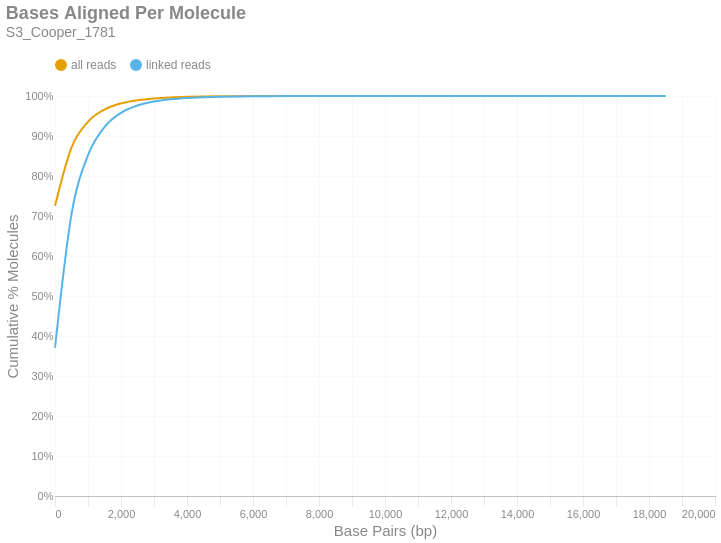

Notebook cell for this chart:
### Markdown cell above
### Bases Aligned Per Molecule
This is a cumulative frequency distribution showing the number of base pairs aligned per unique molecule. These data are shown in 500 bp bins. There are two distributions: one with `all reads` (yellow) and another with only `linked reads` (blue). The percent of molecules in the `linked reads` distribution is relative to the total number of linked molecules.

### Code cell
if SKIPLR:
    print_html(f"Skipped")
else:
    binned_df = consolidated_hist(valids['aligned_bp'], mask, 500, True)
    with SafeRender(binned_df):
        (
            density_plot(binned_df, 'Bases Aligned Per Molecule', samplename, 'basesper')
            .encode(
                x=alt.X('bin:Q', title="Base Pairs (bp)").axis(tickMinStep=500).scale(padding=0),
                y=alt.Y('value:Q', title='Cumulative % Molecules')
                    .axis(format='%')
                    .scale(domain = [0,1])
                    .stack(False),
                color=alt.Color("key:N").scale(domain = ["all reads", "linked reads"]),
                tooltip = [
                    alt.Tooltip("key:N", title = "Data Type"),
                    alt.Tooltip("range_label:N", title="Bases Aligned Per Molecule"),
                    alt.Tooltip("value:Q", format = ".2%", title="% Molecules (Cum.)")
                ]
            )
        ).display()

### Figure 1 — Vega-Lite specification as saved in the notebook (floating-point values rounded to 4 significant figures)
{"width": "container", "height": 400, "config": {"title": {"anchor": "start", "dy": -15, "fontSize": 18, "color": "#888888", "subtitleColor": "#888888", "subtitleFontSize": 14}, "arc": {"fill": "#0072B2"}, "axis": {"domainColor": "#888888", "domainWidth": 0.5, "gridWidth": 0.2, "grid": false, "titleFontWeight": 400, "titleFontSize": 15, "labelFontSize": 11, "labelColor": "#888888", "tickColor": "#888888", "tickWidth": 0.2, "titleColor": "#888888"}, "axisBand": {"grid": false}, "axisX": {"grid": true, "tickSize": 10, "domainCap": "round"}, "axisY": {"domain": false, "grid": true, "tickSize": 0, "domainCap": "round"}, "background": "transparent", "header": {"labelFontSize": 15, "labelColor": "#888888", "titleFontSize": 15, "titleFontWeight": 600, "titleColor": "#888888"}, "legend": {"labelFont": "sans-serif", "labelFontSize": 12, "labelColor": "#888888", "symbolSize": 100, "symbolType": "circle", "titleFontSize": 12, "titlePadding": 10, "titleColor": "#888888", "title": null, "orient": "top"}, "range": {"category": ["#E69F00", "#56B4E9", "#009E73", "#F0E442", "#0072B2", "#D55E00", "#CC79A7", "#000000"], "diverging": ["#cfe8f3", "#a2d4ec", "#73bfe2", "#46abdb", "#1696d2", "#12719e"]}, "area": {"fill": "#0072B2", "fillOpacity": 0.7, "line": true, "strokeOpacity": 0.7}, "line": {"color": "#0072B2", "stroke": "#0072B2", "strokeWidth": 2}, "trail": {"color": "#0072B2", "stroke": "#0072B2", "strokeWidth": 0, "size": 1}, "point": {"filled": true, "fillOpacity": 1.0, "size": 95}, "text": {"color": "#888888", "fontSize": 11, "align": "right", "fontWeight": 400, "size": 11}, "bar": {"fill": "#0072B2", "stroke": null}, "view": {"stroke": null, "continuousWidth": 660, "continuousHeight": 400}}, "data": {"name": "data-592a2d2fcb4295a896f251d4d6894f8b"}, "mark": {"type": "line", "interpolate": "monotone", "point": {"opacity": 0, "size": 275}}, "encoding": {"color": {"field": "key", "scale": {"domain": ["all reads", "linked reads"]}, "type": "nominal"}, "tooltip": [{"field": "key", "title": "Data Type", "type": "nominal"}, {"field": "range_label", "title": "Bases Aligned Per Molecule", "type": "nominal"}, {"field": "value", "format": ".2%", "title": "% Molecules (Cum.)", "type": "quantitative"}], "x": {"axis": {"tickMinStep": 500}, "field": "bin", "scale": {"padding": 0}, "title": "Base Pairs (bp)", "type": "quantitative"}, "y": {"axis": {"format": "%"}, "field": "value", "scale": {"domain": [0, 1]}, "stack": false, "title": "Cumulative % Molecules", "type": "quantitative"}}, "params": [{"name": "param_c36ac31b6afebe62", "select": {"type": "point", "fields": ["key"]}, "bind": "legend"}], "title": {"text": "Bases Aligned Per Molecule", "subtitle": "S3_Cooper_1781"}, "transform": [{"fold": ["all reads (cumsum)", "linked reads (cumsum)"]}, {"calculate": "replace(datum.key, ' (cumsum)', '')", "as": "key"}, {"filter": {"param": "param_c36ac31b6afebe62"}}], "usermeta": {"embedOptions": {"downloadFileName": "S3_Cooper_1781.basesper"}}, "$schema": "https://vega.github.io/schema/vega-lite/v6.1.0.json", "datasets": {"data-592a2d2fcb4295a896f251d4d6894f8b": [{"bin": "0.0", "interval": "0.0-500.0", "all reads": 0.7255, "linked reads": 0.3707, "all reads (cumsum)": 0.7255, "linked reads (cumsum)": 0.3707, "range_label": "0-499"}, {"bin": "500.0", "interval": "500.0-1000.0", "all reads": 0.1457, "linked reads": 0.3336, "all reads (cumsum)": 0.8712, "linked reads (cumsum)": 0.7043, "range_label": "500-999"}, {"bin": "1000.0", "interval": "1000.0-1500.0", "all reads": 0.06429, "linked reads": 0.1476, "all reads (cumsum)": 0.9355, "linked reads (cumsum)": 0.8519, "range_label": "1000-1499"}, {"bin": "1500.0", "interval": "1500.0-2000.0", "all reads": 0.03073, "linked reads": 0.07057, "all reads (cumsum)": 0.9662, "linked reads (cumsum)": 0.9225, "range_label": "1500-1999"}, {"bin": "2000.0", "interval": "2000.0-2500.0", "all reads": 0.01537, "linked reads": 0.0353, "all reads (cumsum)": 0.9816, "linked reads (cumsum)": 0.9578, "range_label": "2000-2499"}, {"bin": "2500.0", "interval": "2500.0-3000.0", "all reads": 0.00803, "linked reads": 0.01844, "all reads (cumsum)": 0.9896, "linked reads (cumsum)": 0.9762, "range_label": "2500-2999"}, {"bin": "3000.0", "interval": "3000.0-3500.0", "all reads": 0.0044, "linked reads": 0.0101, "all reads (cumsum)": 0.994, "linked reads (cumsum)": 0.9863, "range_label": "3000-3499"}, {"bin": "3500.0", "interval": "3500.0-4000.0", "all reads": 0.002468, "linked reads": 0.005667, "all reads (cumsum)": 0.9965, "linked reads (cumsum)": 0.992, "range_label": "3500-3999"}, {"bin": "4000.0", "interval": "4000.0-4500.0", "all reads": 0.001449, "linked reads": 0.003327, "all reads (cumsum)": 0.998, "linked reads (cumsum)": 0.9953, "range_label": "4000-4499"}, {"bin": "4500.0", "interval": "4500.0-5000.0", "all reads": 0.0008182, "linked reads": 0.001879, "all reads (cumsum)": 0.9988, "linked reads (cumsum)": 0.9972, "range_label": "4500-4999"}, {"bin": "5000.0", "interval": "5000.0-5500.0", "all reads": 0.0004844, "linked reads": 0.001112, "all reads (cumsum)": 0.9993, "linked reads (cumsum)": 0.9983, "range_label": "5000-5499"}, {"bin": "5500.0", "interval": "5500.0-6000.0", "all reads": 0.0002909, "linked reads": 0.0006681, "all reads (cumsum)": 0.9995, "linked reads (cumsum)": 0.999, "range_label": "5500-5999"}, {"bin": "6000.0", "interval": "6000.0-6500.0", "all reads": 0.000177, "linked reads": 0.0004065, "all reads (cumsum)": 0.9997, "linked reads (cumsum)": 0.9994, "range_label": "6000-6499"}, {"bin": "6500.0", "interval": "6500.0-7000.0", "all reads": 0.0001054, "linked reads": 0.000242, "all reads (cumsum)": 0.9998, "linked reads (cumsum)": 0.9996, "range_label": "6500-6999"}, {"bin": "7000.0", "interval": "7000.0-7500.0", "all reads": 6.646e-05, "linked reads": 0.0001526, "all reads (cumsum)": 0.9999, "linked reads (cumsum)": 0.9998, "range_label": "7000-7499"}, {"bin": "7500.0", "interval": "7500.0-8000.0", "all reads": 3.937e-05, "linked reads": 9.041e-05, "all reads (cumsum)": 0.9999, "linked reads (cumsum)": 0.9998, "range_label": "7500-7999"}, {"bin": "8000.0", "interval": "8000.0-8500.0", "all reads": 2.588e-05, "linked reads": 5.944e-05, "all reads (cumsum)": 1.0, "linked reads (cumsum)": 0.9999, "range_label": "8000-8499"}, {"bin": "8500.0", "interval": "8500.0-9000.0", "all reads": 1.47e-05, "linked reads": 3.375e-05, "all reads (cumsum)": 1.0, "linked reads (cumsum)": 0.9999, "range_label": "8500-8999"}, {"bin": "9000.0", "interval": "9000.0-9500.0", "all reads": 8.773e-06, "linked reads": 2.015e-05, "all reads (cumsum)": 1.0, "linked reads (cumsum)": 1.0, "range_label": "9000-9499"}, {"bin": "9500.0", "interval": "9500.0-10000.0", "all reads": 7.019e-06, "linked reads": 1.612e-05, "all reads (cumsum)": 1.0, "linked reads (cumsum)": 1.0, "range_label": "9500-9999"}, {"bin": "10000.0", "interval": "10000.0-10500.0", "all reads": 2.961e-06, "linked reads": 6.8e-06, "all reads (cumsum)": 1.0, "linked reads (cumsum)": 1.0, "range_label": "10000-10499"}, {"bin": "10500.0", "interval": "10500.0-11000.0", "all reads": 3.29e-06, "linked reads": 7.555e-06, "all reads (cumsum)": 1.0, "linked reads (cumsum)": 1.0, "range_label": "10500-10999"}, {"bin": "11000.0", "interval": "11000.0-11500.0", "all reads": 1.206e-06, "linked reads": 2.77e-06, "all reads (cumsum)": 1.0, "linked reads (cumsum)": 1.0, "range_label": "11000-11499"}, {"bin": "11500.0", "interval": "11500.0-12000.0", "all reads": 1.316e-06, "linked reads": 3.022e-06, "all reads (cumsum)": 1.0, "linked reads (cumsum)": 1.0, "range_label": "11500-11999"}, {"bin": "12000.0", "interval": "12000.0-12500.0", "all reads": 3.29e-07, "linked reads": 7.555e-07, "all reads (cumsum)": 1.0, "linked reads (cumsum)": 1.0, "range_label": "12000-12499"}, {"bin": "12500.0", "interval": "12500.0-13000.0", "all reads": 5.483e-07, "linked reads": 1.259e-06, "all reads (cumsum)": 1.0, "linked reads (cumsum)": 1.0, "range_label": "12500-12999"}, {"bin": "13000.0", "interval": "13000.0-13500.0", "all reads": 1.097e-07, "linked reads": 2.518e-07, "all reads (cumsum)": 1.0, "linked reads (cumsum)": 1.0, "range_label": "13000-13499"}, {"bin": "13500.0", "interval": "13500.0-14000.0", "all reads": 5.483e-07, "linked reads": 1.259e-06, "all reads (cumsum)": 1.0, "linked reads (cumsum)": 1.0, "range_label": "13500-13999"}, {"bin": "14000.0", "interval": "14000.0-14500.0", "all reads": 1.097e-07, "linked reads": 2.518e-07, "all reads (cumsum)": 1.0, "linked reads (cumsum)": 1.0, "range_label": "14000-14499"}, {"bin": "14500.0", "interval": "14500.0-15000.0", "all reads": 0.0, "linked reads": 0.0, "all reads (cumsum)": 1.0, "linked reads (cumsum)": 1.0, "range_label": "14500-14999"}, {"bin": "15000.0", "interval": "15000.0-15500.0", "all reads": 1.097e-07, "linked reads": 2.518e-07, "all reads (cumsum)": 1.0, "linked reads (cumsum)": 1.0, "range_label": "15000-15499"}, {"bin": "15500.0", "interval": "15500.0-16000.0", "all reads": 1.097e-07, "linked reads": 2.518e-07, "all reads (cumsum)": 1.0, "linked reads (cumsum)": 1.0, "range_label": "15500-15999"}, {"bin": "16000.0", "interval": "16000.0-16500.0", "all reads": 0.0, "linked reads": 0.0, "all reads (cumsum)": 1.0, "linked reads (cumsum)": 1.0, "range_label": "16000-16499"}, {"bin": "16500.0", "interval": "16500.0-17000.0", "all reads": 0.0, "linked reads": 0.0, "all reads (cumsum)": 1.0, "linked reads (cumsum)": 1.0, "range_label": "16500-16999"}, {"bin": "17000.0", "interval": "17000.0-17500.0", "all reads": 0.0, "linked reads": 0.0, "all reads (cumsum)": 1.0, "linked reads (cumsum)": 1.0, "range_label": "17000-17499"}, {"bin": "17500.0", "interval": "17500.0-18000.0", "all reads": 0.0, "linked reads": 0.0, "all reads (cumsum)": 1.0, "linked reads (cumsum)": 1.0, "range_label": "17500-17999"}, {"bin": "18000.0", "interval": "18000.0-18500.0", "all reads": 0.0, "linked reads": 0.0, "all reads (cumsum)": 1.0, "linked reads (cumsum)": 1.0, "range_label": "18000-18499"}, {"bin": "18500.0", "interval": "18500.0-19000.0", "all reads": 1.097e-07, "linked reads": 2.518e-07, "all reads (cumsum)": 1.0, "linked reads (cumsum)": 1.0, "range_label": "18500-18999"}]}}
